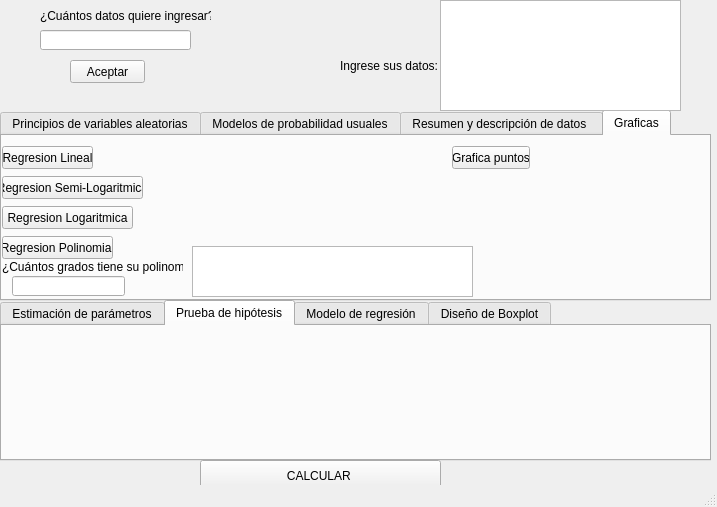
<?xml version="1.0" encoding="UTF-8"?>
<ui version="4.0">
 <class>MainWindow</class>
 <widget class="QMainWindow" name="MainWindow">
  <property name="geometry">
   <rect>
    <x>0</x>
    <y>0</y>
    <width>717</width>
    <height>507</height>
   </rect>
  </property>
  <property name="windowTitle">
   <string>MainWindow</string>
  </property>
  <widget class="QWidget" name="centralwidget">
   <widget class="QTabWidget" name="tato">
    <property name="geometry">
     <rect>
      <x>0</x>
      <y>110</y>
      <width>711</width>
      <height>191</height>
     </rect>
    </property>
    <property name="currentIndex">
     <number>3</number>
    </property>
    <widget class="QWidget" name="tab">
     <attribute name="title">
      <string>Principios de variables aleatorias</string>
     </attribute>
     <widget class="QCheckBox" name="checkBox">
      <property name="geometry">
       <rect>
        <x>10</x>
        <y>10</y>
        <width>291</width>
        <height>16</height>
       </rect>
      </property>
      <property name="text">
       <string>Funciones de probabilidad y de distribución </string>
      </property>
     </widget>
     <widget class="QCheckBox" name="checkBox_2">
      <property name="geometry">
       <rect>
        <x>10</x>
        <y>30</y>
        <width>261</width>
        <height>31</height>
       </rect>
      </property>
      <property name="text">
       <string>Función de densidad</string>
      </property>
     </widget>
     <widget class="QCheckBox" name="checkBox_3">
      <property name="geometry">
       <rect>
        <x>10</x>
        <y>60</y>
        <width>301</width>
        <height>21</height>
       </rect>
      </property>
      <property name="text">
       <string>Valor esperado y varianza</string>
      </property>
     </widget>
     <widget class="QCheckBox" name="checkBox_4">
      <property name="geometry">
       <rect>
        <x>10</x>
        <y>90</y>
        <width>311</width>
        <height>21</height>
       </rect>
      </property>
      <property name="text">
       <string>Percentiles </string>
      </property>
     </widget>
    </widget>
    <widget class="QWidget" name="tab_3">
     <attribute name="title">
      <string>Modelos de probabilidad usuales</string>
     </attribute>
     <widget class="QCheckBox" name="checkBox_5">
      <property name="geometry">
       <rect>
        <x>10</x>
        <y>10</y>
        <width>261</width>
        <height>21</height>
       </rect>
      </property>
      <property name="text">
       <string>Distribuciones Bernoulli y binomial</string>
      </property>
     </widget>
     <widget class="QCheckBox" name="checkBox_6">
      <property name="geometry">
       <rect>
        <x>280</x>
        <y>10</y>
        <width>371</width>
        <height>21</height>
       </rect>
      </property>
      <property name="text">
       <string>Distribución uniforme continua</string>
      </property>
     </widget>
     <widget class="QCheckBox" name="checkBox_7">
      <property name="geometry">
       <rect>
        <x>10</x>
        <y>40</y>
        <width>261</width>
        <height>17</height>
       </rect>
      </property>
      <property name="text">
       <string>Distribución hipergeométrica</string>
      </property>
     </widget>
     <widget class="QCheckBox" name="checkBox_8">
      <property name="geometry">
       <rect>
        <x>280</x>
        <y>40</y>
        <width>391</width>
        <height>17</height>
       </rect>
      </property>
      <property name="text">
       <string>Distribución exponencial</string>
      </property>
     </widget>
     <widget class="QCheckBox" name="checkBox_9">
      <property name="geometry">
       <rect>
        <x>10</x>
        <y>70</y>
        <width>261</width>
        <height>17</height>
       </rect>
      </property>
      <property name="text">
       <string>Distribución de Poisson</string>
      </property>
     </widget>
     <widget class="QCheckBox" name="checkBox_10">
      <property name="geometry">
       <rect>
        <x>280</x>
        <y>70</y>
        <width>391</width>
        <height>17</height>
       </rect>
      </property>
      <property name="text">
       <string>Distribución normal </string>
      </property>
     </widget>
    </widget>
    <widget class="QWidget" name="tab_2">
     <attribute name="title">
      <string>Resumen y descripción de datos </string>
     </attribute>
     <widget class="QLabel" name="label_2">
      <property name="geometry">
       <rect>
        <x>10</x>
        <y>10</y>
        <width>191</width>
        <height>16</height>
       </rect>
      </property>
      <property name="text">
       <string>Medidas descriptivas de :</string>
      </property>
     </widget>
     <widget class="QCheckBox" name="checkBox_12">
      <property name="geometry">
       <rect>
        <x>10</x>
        <y>40</y>
        <width>191</width>
        <height>17</height>
       </rect>
      </property>
      <property name="text">
       <string>Centro</string>
      </property>
     </widget>
     <widget class="QCheckBox" name="checkBox_13">
      <property name="geometry">
       <rect>
        <x>10</x>
        <y>60</y>
        <width>251</width>
        <height>17</height>
       </rect>
      </property>
      <property name="text">
       <string>localización</string>
      </property>
     </widget>
     <widget class="QCheckBox" name="checkBox_14">
      <property name="geometry">
       <rect>
        <x>10</x>
        <y>80</y>
        <width>271</width>
        <height>17</height>
       </rect>
      </property>
      <property name="text">
       <string>Dispersión</string>
      </property>
     </widget>
     <widget class="QCheckBox" name="checkBox_15">
      <property name="geometry">
       <rect>
        <x>10</x>
        <y>100</y>
        <width>271</width>
        <height>17</height>
       </rect>
      </property>
      <property name="text">
       <string>Forma</string>
      </property>
     </widget>
     <widget class="QCheckBox" name="checkBox_11">
      <property name="geometry">
       <rect>
        <x>190</x>
        <y>10</y>
        <width>341</width>
        <height>17</height>
       </rect>
      </property>
      <property name="text">
       <string>Presentación tabular y gráfica</string>
      </property>
     </widget>
    </widget>
    <widget class="QWidget" name="tab_8">
     <attribute name="title">
      <string>Graficas</string>
     </attribute>
     <widget class="QPushButton" name="lineal">
      <property name="geometry">
       <rect>
        <x>0</x>
        <y>10</y>
        <width>91</width>
        <height>23</height>
       </rect>
      </property>
      <property name="text">
       <string>Regresion Lineal</string>
      </property>
     </widget>
     <widget class="QPushButton" name="slg">
      <property name="geometry">
       <rect>
        <x>0</x>
        <y>40</y>
        <width>141</width>
        <height>23</height>
       </rect>
      </property>
      <property name="text">
       <string>Regresion Semi-Logaritmica</string>
      </property>
     </widget>
     <widget class="QPushButton" name="graficar">
      <property name="geometry">
       <rect>
        <x>450</x>
        <y>10</y>
        <width>78</width>
        <height>23</height>
       </rect>
      </property>
      <property name="text">
       <string>Grafica puntos</string>
      </property>
     </widget>
     <widget class="QLabel" name="reglin">
      <property name="geometry">
       <rect>
        <x>90</x>
        <y>10</y>
        <width>361</width>
        <height>20</height>
       </rect>
      </property>
      <property name="text">
       <string/>
      </property>
     </widget>
     <widget class="QLabel" name="regslg">
      <property name="geometry">
       <rect>
        <x>140</x>
        <y>40</y>
        <width>561</width>
        <height>20</height>
       </rect>
      </property>
      <property name="text">
       <string/>
      </property>
     </widget>
     <widget class="QPushButton" name="pol">
      <property name="geometry">
       <rect>
        <x>0</x>
        <y>100</y>
        <width>111</width>
        <height>23</height>
       </rect>
      </property>
      <property name="text">
       <string>Regresion Polinomial</string>
      </property>
     </widget>
     <widget class="QLineEdit" name="grad">
      <property name="geometry">
       <rect>
        <x>10</x>
        <y>140</y>
        <width>113</width>
        <height>20</height>
       </rect>
      </property>
     </widget>
     <widget class="QLabel" name="label_5">
      <property name="geometry">
       <rect>
        <x>0</x>
        <y>120</y>
        <width>181</width>
        <height>21</height>
       </rect>
      </property>
      <property name="text">
       <string>¿Cuántos grados tiene su polinomio?</string>
      </property>
     </widget>
     <widget class="QLabel" name="regpol">
      <property name="geometry">
       <rect>
        <x>180</x>
        <y>100</y>
        <width>511</width>
        <height>61</height>
       </rect>
      </property>
      <property name="text">
       <string>  </string>
      </property>
     </widget>
     <widget class="QPushButton" name="log">
      <property name="geometry">
       <rect>
        <x>0</x>
        <y>70</y>
        <width>131</width>
        <height>23</height>
       </rect>
      </property>
      <property name="text">
       <string>Regresion Logaritmica</string>
      </property>
     </widget>
     <widget class="QTextEdit" name="cua">
      <property name="geometry">
       <rect>
        <x>190</x>
        <y>110</y>
        <width>281</width>
        <height>51</height>
       </rect>
      </property>
     </widget>
     <widget class="QLabel" name="reglg">
      <property name="geometry">
       <rect>
        <x>150</x>
        <y>70</y>
        <width>541</width>
        <height>21</height>
       </rect>
      </property>
      <property name="text">
       <string/>
      </property>
     </widget>
    </widget>
   </widget>
   <widget class="QLabel" name="label">
    <property name="geometry">
     <rect>
      <x>340</x>
      <y>50</y>
      <width>111</width>
      <height>31</height>
     </rect>
    </property>
    <property name="text">
     <string>Ingrese sus datos:</string>
    </property>
   </widget>
   <widget class="QTabWidget" name="tabWidget">
    <property name="geometry">
     <rect>
      <x>0</x>
      <y>300</y>
      <width>711</width>
      <height>161</height>
     </rect>
    </property>
    <property name="currentIndex">
     <number>1</number>
    </property>
    <widget class="QWidget" name="tab_4">
     <attribute name="title">
      <string>Estimación de parámetros</string>
     </attribute>
     <widget class="QCheckBox" name="checkBox_16">
      <property name="geometry">
       <rect>
        <x>10</x>
        <y>10</y>
        <width>271</width>
        <height>17</height>
       </rect>
      </property>
      <property name="text">
       <string>Estimación por intervalo para la media</string>
      </property>
     </widget>
     <widget class="QCheckBox" name="checkBox_17">
      <property name="geometry">
       <rect>
        <x>10</x>
        <y>40</y>
        <width>231</width>
        <height>17</height>
       </rect>
      </property>
      <property name="text">
       <string>Estimación por intervalo para  la proporción</string>
      </property>
     </widget>
    </widget>
    <widget class="QWidget" name="tab_5">
     <attribute name="title">
      <string>Prueba de hipótesis</string>
     </attribute>
    </widget>
    <widget class="QWidget" name="tab_6">
     <attribute name="title">
      <string>Modelo de regresión</string>
     </attribute>
     <widget class="QCheckBox" name="checkBox_18">
      <property name="geometry">
       <rect>
        <x>20</x>
        <y>10</y>
        <width>371</width>
        <height>17</height>
       </rect>
      </property>
      <property name="text">
       <string>Recta de mínimos cuadrados</string>
      </property>
     </widget>
    </widget>
    <widget class="QWidget" name="tab_7">
     <attribute name="title">
      <string>Diseño de Boxplot</string>
     </attribute>
    </widget>
   </widget>
   <widget class="QPushButton" name="calcular">
    <property name="geometry">
     <rect>
      <x>200</x>
      <y>460</y>
      <width>241</width>
      <height>31</height>
     </rect>
    </property>
    <property name="text">
     <string>CALCULAR </string>
    </property>
   </widget>
   <widget class="QLabel" name="label_3">
    <property name="geometry">
     <rect>
      <x>250</x>
      <y>80</y>
      <width>111</width>
      <height>41</height>
     </rect>
    </property>
    <property name="maximumSize">
     <size>
      <width>111</width>
      <height>41</height>
     </size>
    </property>
    <property name="text">
     <string/>
    </property>
   </widget>
   <widget class="QTableWidget" name="tableWidget">
    <property name="geometry">
     <rect>
      <x>440</x>
      <y>0</y>
      <width>241</width>
      <height>111</height>
     </rect>
    </property>
   </widget>
   <widget class="QLabel" name="label_4">
    <property name="geometry">
     <rect>
      <x>40</x>
      <y>0</y>
      <width>171</width>
      <height>31</height>
     </rect>
    </property>
    <property name="text">
     <string>¿Cuántos datos quiere ingresar?</string>
    </property>
   </widget>
   <widget class="QPushButton" name="aceptar">
    <property name="geometry">
     <rect>
      <x>70</x>
      <y>60</y>
      <width>75</width>
      <height>23</height>
     </rect>
    </property>
    <property name="text">
     <string>Aceptar</string>
    </property>
   </widget>
   <widget class="QLineEdit" name="linea">
    <property name="geometry">
     <rect>
      <x>40</x>
      <y>30</y>
      <width>151</width>
      <height>20</height>
     </rect>
    </property>
   </widget>
  </widget>
  <widget class="QMenuBar" name="menubar">
   <property name="geometry">
    <rect>
     <x>0</x>
     <y>0</y>
     <width>717</width>
     <height>21</height>
    </rect>
   </property>
  </widget>
  <widget class="QStatusBar" name="statusbar"/>
 </widget>
 <resources/>
 <connections/>
</ui>
